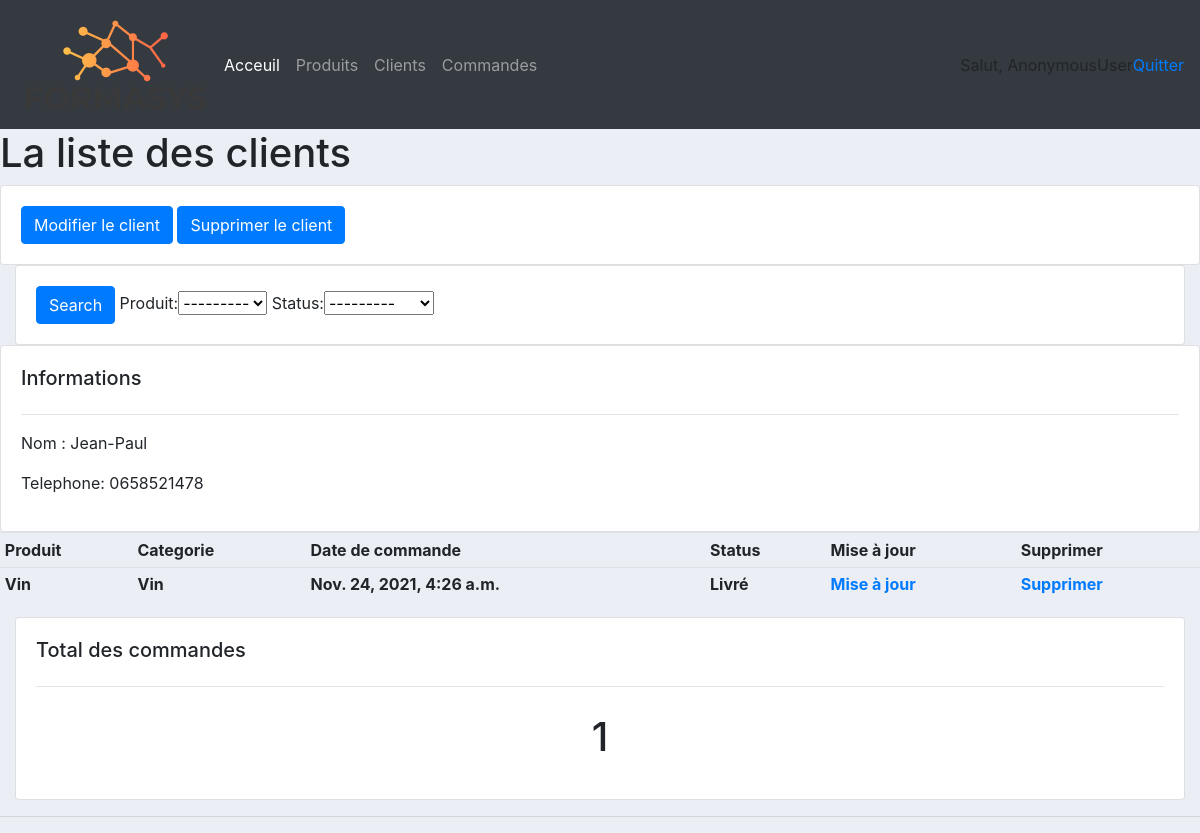
The page /client/1 on the database as committed earlier.
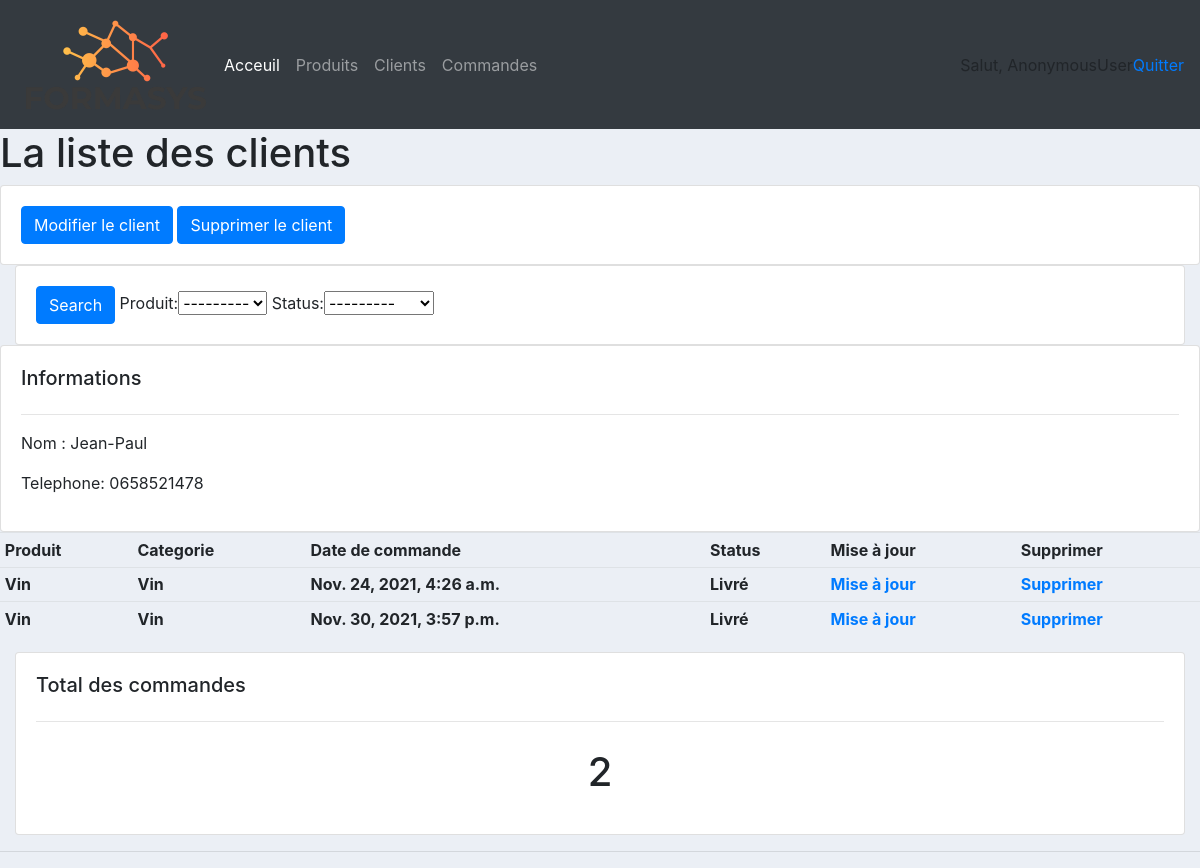
The same page on the database as committed later.
### commande/models.py (models this page shows, shortened)
class Commande(models.Model):
    STATUS = (('en instance', 'en instance'), ('non livré', 'non livré'), ('livré', 'livré"'))
    client = models.ForeignKey(Client, null=True, on_delete=models.SET_NULL)
    produit = models.ForeignKey(Produit, null=True, on_delete=models.SET_NULL)
    status = models.CharField(max_length=200, null=True,choices=STATUS)
    date_creation = models.DateTimeField(auto_now_add=True, null=True)

### produit/models.py (models this page shows)
class Produit(models.Model):
    nom = models.CharField(max_length=200, null=True)
    prix = models.FloatField(null=True)
    tag = models.ManyToManyField(Tag)
    date_creation = models.DateTimeField(auto_now_add=True, null=True)
    def __str__(self):
        return self.nom

### client/views.py (the view)
# urls.py: path('<str:pk>', views.list_client, name='client'),
def list_client(request, pk):
    client = Client.objects.get(id=pk)
    commande = client.commande_set.all()
    commande_total = commande.count()
    myFilter = CommandeFiltre(request.GET,queryset=commande)
    commande=myFilter.qs
    context = {'client': client, 'commande': commande, 'commande_total': commande_total, 'myFilter':myFilter}
    return render(request, 'client/list_client.html', context)

### templates/client/list_client.html
{% extends 'main.html' %}
    {% block content %}
    <h1>La liste des clients</h1>
    <div class="col-md">
        <div class="row">
            <div class="card card-body">
                <form method="get">
                    <button class="btn btn-primary" type="submit">Modifier le client</button>
                    <button class="btn btn-primary" type="submit">Supprimer le client</button>
                </form>
            </div>
        </div>
        <div class="row">
            <div class="col">
                <div class="card card-body">
                    <form method="get">
                        <button class="btn btn-primary" type="submit">Search</button>
                        {{myFilter.form}}
                    </form>
                </div>
            </div>
        </div>
        </div>
        <div class="card card-body">
            <h5>Informations</h5>
            <hr>
            <p>Nom : {{client.nom}}</p>
            <p>Telephone: {{client.telephone}}</p>
        </div>
        <div>
            <table class="table table-sm">
            <tr>
                <th>Produit</th>
                <th>Categorie</th>
                <th>Date de commande</th>
                <th>Status</th>
                <th>Mise à jour</th>
                <th>Supprimer</th>
            </tr>
            {% for commande in commande %}
            <tr>
                <th>{{ commande.produit}}</th>
                <th>{{ commande.produit}}</th>
                <th>{{ commande.date_creation}}</th>
                <th>{{ commande.status}}</th>
                <th><a href=" ">Mise à jour</a></th>
                <th><a href=" ">Supprimer</a></th>
            </tr>
            {% endfor %}
            </table>
        </div>
        <div class="col-md">
            <div class="card card-body">
                <h5>Total des commandes</h5>
                    <hr>
                    <h1 style="text-align:center; padding: 10px">{{commande_total}}</h1>
        </div>
    </div>
    {% endblock content %}

Rows that differ between the two databases and show on the page:
added Commande: produit "Vin", date_creation "Nov. 30, 2021, 3:57 p.m.", status "Livré"
Other text that changed with them:
{{ commande_total }}: "1" → "2"
